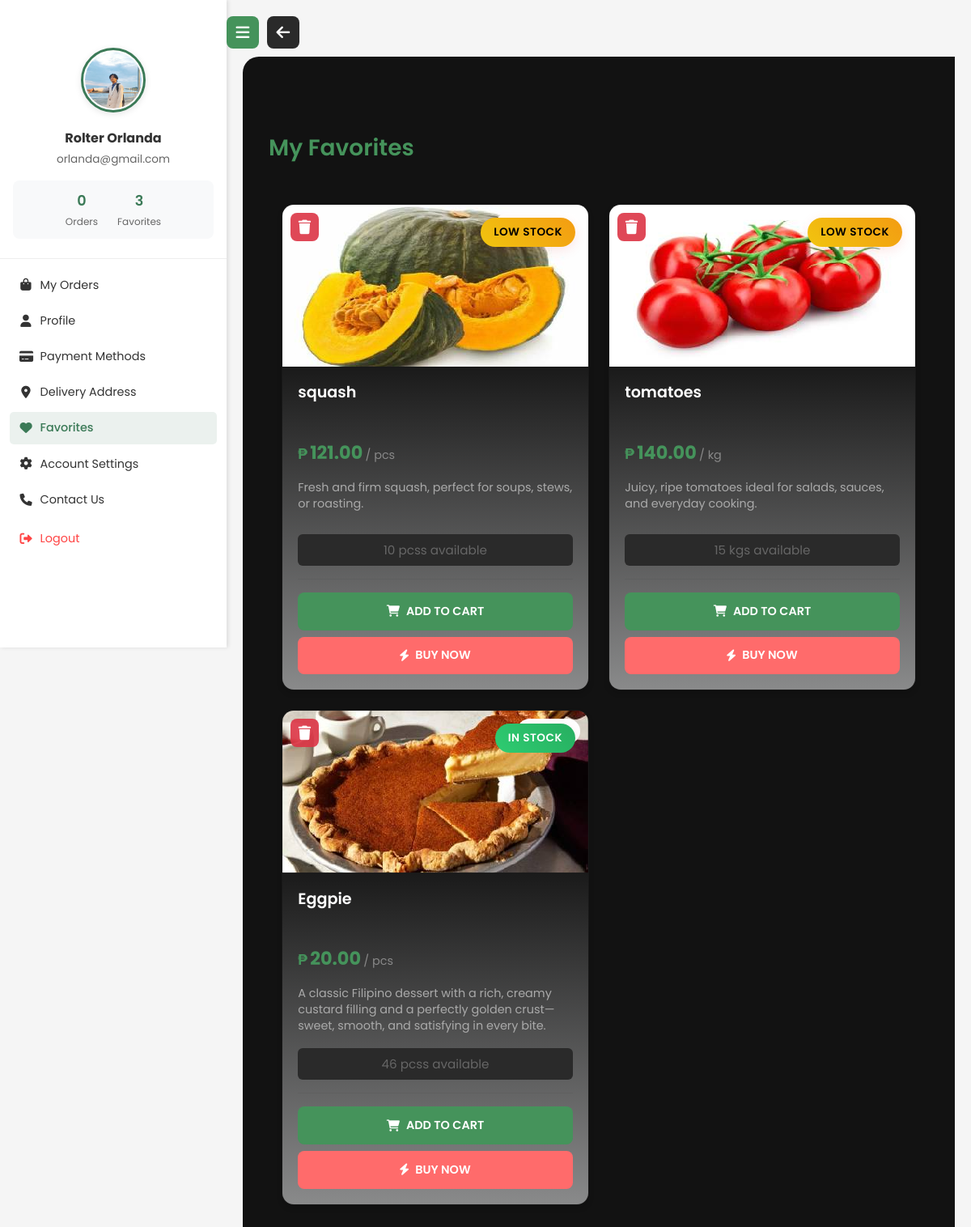
The page /user-dashboard/favorite.php (signed in) on the database its author committed.
### tables this page shows
CREATE TABLE `users` (
  `user_id` int(11) NOT NULL,
  `username` varchar(50) NOT NULL,
  `first_name` varchar(50) NOT NULL,
  `last_name` varchar(50) NOT NULL,
  `email` varchar(100) NOT NULL,
  `phone_number` varchar(20) DEFAULT NULL,
  `password` varchar(255) NOT NULL,
  `full_name` varchar(100) GENERATED ALWAYS AS (concat(`first_name`,' ',`last_name`)) STORED,
  `profile_image` varchar(255) DEFAULT NULL,
  `role` enum('admin','customer','staff') NOT NULL DEFAULT 'customer',
  `created_at` timestamp NOT NULL DEFAULT current_timestamp(),
  `last_login` timestamp NULL DEFAULT NULL,
  `active` tinyint(1) DEFAULT 1,
  `phone` varchar(20) DEFAULT NULL,
  `birth_date` date DEFAULT NULL
);

CREATE TABLE `favorites` (
  `favorite_id` int(11) NOT NULL,
  `user_id` int(11) NOT NULL,
  `product_id` int(11) NOT NULL,
  `created_at` timestamp NOT NULL DEFAULT current_timestamp()
);

CREATE TABLE `products` (
  `id` int(11) NOT NULL,
  `name` varchar(100) NOT NULL,
  `category` varchar(50) NOT NULL,
  `price` decimal(10,2) NOT NULL,
  `unit` varchar(10) NOT NULL,
  `stock` int(11) NOT NULL DEFAULT 0,
  `status` enum('In Stock','Low Stock','Out of Stock') NOT NULL DEFAULT 'In Stock',
  `description` text DEFAULT NULL,
  `image_path` varchar(255) DEFAULT NULL,
  `created_at` timestamp NOT NULL DEFAULT current_timestamp(),
  `updated_at` timestamp NULL DEFAULT NULL ON UPDATE current_timestamp()
);

### user-dashboard/favorite.php (the view, shortened to what this page needs)
<?php
require_once '../connect.php';
$user_id = $_SESSION['user_id'];
$stmt = $conn->prepare("SELECT * FROM users WHERE user_id = ?");
$stmt->bind_param("i", $user_id);
$stmt->execute();
$result = $stmt->get_result();
$user = $result->fetch_assoc();
$orderCount = 0;
try {
    $orderStmt = $conn->prepare("SELECT COUNT(*) as order_count FROM orders WHERE user_id = ?");
    $orderStmt->bind_param("i", $user_id);
    $orderStmt->execute();
    $orderResult = $orderStmt->get_result();
    $orderCount = $orderResult->fetch_assoc()['order_count'];
} catch (Exception $e) {
    error_log("Error getting order count: " . $e->getMessage());
}
$favoriteCount = 0;
try {
    $favoriteStmt = $conn->prepare("SELECT COUNT(*) as favorite_count FROM favorites WHERE user_id = ?");
    $favoriteStmt->bind_param("i", $user_id);
    $favoriteStmt->execute();
    $favoriteResult = $favoriteStmt->get_result();
    $favoriteCount = $favoriteResult->fetch_assoc()['favorite_count'];
} catch (Exception $e) {
    error_log("Error getting favorite count: " . $e->getMessage());
}
?>
<!DOCTYPE html>
<html lang="en">
<head>
    <link rel="stylesheet" href="https://cdnjs.cloudflare.com/ajax/libs/font-awesome/6.0.0/css/all.min.css">
    <link rel="stylesheet" href="../css/user.css">
    <link rel="stylesheet" href="../css/favorite.css">
</head>
<body>
    <div class="container">
        <aside class="sidebar">
            <div class="toggle-container">
                <button class="toggle-btn" id="sidebarToggle">
                    <i class="fa-solid fa-bars"></i>
                </button>
                <a href="user.php" class="back-button">
                    <i class="fa-solid fa-arrow-left"></i>
                </a>
            </div>
            <div class="user-info">
                <img src="<?php echo !empty($user['profile_image']) ? '../' . $user['profile_image'] : '../assets/images/default-avatar.jpg'; ?>"
                     alt="User Avatar" class="user-avatar">
                <h3><?php echo $user['first_name'] . ' ' . $user['last_name']; ?></h3>
                <p><?php echo $user['email']; ?></p>
                <div class="user-stats">
                    <div class="stat">
                        <div class="stat-number"><?php echo isset($orderCount) ? $orderCount : '0'; ?></div>
                        <div class="stat-label">Orders</div>
                    </div>
                    <div class="stat">
                        <div class="stat-number"><?php echo isset($favoriteCount) ? $favoriteCount : '0'; ?></div>
                        <div class="stat-label">Favorites</div>
                    </div>
                </div>
            </div>
            <ul class="menu-items">
                <li><a href="orders.php"><i class="fa-solid fa-bag-shopping"></i> My Orders</a></li>
                <li><a href="profile.php"><i class="fa-solid fa-user"></i> Profile</a></li>
                <li><a href="payment.php"><i class="fa-solid fa-credit-card"></i> Payment Methods</a></li>
                <li><a href="address.php"><i class="fa-solid fa-location-dot"></i> Delivery Address</a></li>
                <li><a href="favorite.php" class="active"><i class="fa-solid fa-heart"></i> Favorites</a></li>
                <li><a href="settings.php"><i class="fa-solid fa-gear"></i> Account Settings</a></li>
                <li><a href="contact.php"><i class="fa-solid fa-phone"></i> Contact Us</a></li>
                <li><a href="#" onclick="showLogoutModal(); return false;" class="logout-link">
                    <i class="fa-solid fa-right-from-bracket"></i> Logout
                </a></li>
            </ul>
        </aside>
        <main class="main-content">
            <div class="content-wrapper">
                <h1 class="page-title">My Favorites</h1>
                <div class="products-grid">
                    <?php
                    $query = "SELECT p.*, f.favorite_id
                             FROM favorites f
                             JOIN products p ON f.product_id = p.id
                             WHERE f.user_id = ?";
                    $stmt = $conn->prepare($query);
                    $stmt->bind_param("i", $user_id);
                    $stmt->execute();
                    $result = $stmt->get_result();
                    if ($result && $result->num_rows > 0) {
                        while ($product = $result->fetch_assoc()) {
                            $statusClass = '';
                            $badgeText = '';
                            if ($product['stock'] <= 0) {
                                $statusClass = 'out-of-stock';
                                $badgeText = 'Out of Stock';
                            } elseif ($product['stock'] <= 15) {
                                $statusClass = 'low-stock';
                                $badgeText = 'Low Stock';
                            } else {
                                $statusClass = 'in-stock';
                                $badgeText = 'In Stock';
                            }
                            ?>
                            <div class="product-card <?php echo $statusClass; ?>"
                                 data-product-id="<?php echo $product['id']; ?>"
                                 data-stock="<?php echo $product['stock']; ?>"
                                 data-unit="<?php echo $product['unit']; ?>">
                                <button class="remove-favorite" onclick="removeFavorite(<?php echo $product['id']; ?>)">
                                    <i class="fa-solid fa-trash"></i>
                                </button>
                                <div class="product-image-container">
                                    <img src="../<?php echo $product['image_path']; ?>" alt="<?php echo $product['name']; ?>" class="product-image">
                                    <span class="stock-badge"><?php echo $badgeText; ?></span>
                                    <span class="category-badge"><?php echo strtoupper($product['category']); ?></span>
                                </div>
                                <div class="product-info">
                                    <h3 class="product-title"><?php echo $product['name']; ?></h3>
                                    <div class="price-container">
                                        <span class="price-symbol">₱</span>
                                        <span class="price-amount"><?php echo number_format($product['price'], 2); ?></span>
                                        <span class="price-unit">/ <?php echo $product['unit']; ?></span>
                                    </div>
                                    <p class="product-description"><?php echo $product['description']; ?></p>
                                    <div class="stock-info">
                                        <?php echo $product['stock']; ?> <?php echo $product['unit'] . ($product['stock'] > 1 ? 's' : ''); ?> available
                                    </div>
                                    <div class="product-actions">
                                        <button class="add-to-cart-btn" onclick="addToCart(<?php echo $product['id']; ?>)" <?php echo ($product['stock'] <= 0) ? 'disabled' : ''; ?>>
                                            <i class="fa-solid fa-cart-shopping"></i>
                                            ADD TO CART
                                        </button>
                                        <button class="buy-now-btn"
                                            onclick="showBuyModal({
                                                id: <?php echo $product['id']; ?>,
                                                name: '<?php echo addslashes($product['name']); ?>',
                                                price: <?php echo $product['price']; ?>,
                                                image: '../<?php echo $product['image_path']; ?>',
                                                stock: <?php echo $product['stock']; ?>,
                                                unit: '<?php echo $product['unit']; ?>'
                                            })"
                                            <?php echo ($product['stock'] <= 0) ? 'disabled' : ''; ?>>
                                            <i class="fa-solid fa-bolt"></i>
                                            BUY NOW
                                        </button>
                                    </div>
                                </div>
                            </div>
                            <?php
                        }
                    }
                    ?>
                </div>
            </div>
        </main>
    </div>
</body>
</html>

### css/user.css (style rules this page uses)
* { margin: 0; padding: 0; box-sizing: border-box; font-family: 'Poppins', sans-serif; }
:root { --primary-color: #3b7a57; --secondary-color: #2c5a3f; --text-color: #333; --bg-color: #f5f5f5; }
body { background-color: var(--bg-color); min-height: 100vh; overflow-x: hidden; }
.container { display: flex; position: relative; margin-top: 60px; min-height: calc(100vh - 60px); }
.sidebar { width: 280px; background: white; height: 100vh; position: fixed; left: 0; top: 0; transition: all 0.3s ease; z-index: 999; padding-top: 15px; box-shadow: 2px 0 5px rgba(0,0,0,0.1); overflow-y: auto; }
.main-content { margin-left: 280px; padding: 20px; transition: all 0.3s ease; min-height: calc(100vh - 60px); margin-top: 10px; }
.toggle-btn { position: sticky; top: 0; z-index: 10; }
.products-grid { display: grid; grid-template-columns: repeat(auto-fill, minmax(300px, 1fr)); gap: 1.5rem; padding: 1.5rem; margin: 28px auto; max-width: 1600px; justify-content: center; }
.product-card { width: 100%; background: white; border-radius: 16px; overflow: hidden; box-shadow: 0 12px 24px rgba(0, 0, 0, 0.07); transition: all 0.4s cubic-bezier(0.175, 0.885, 0.32, 1.275); position: relative; display: flex; flex-direction: column; height: 100%; min-height: 520px; border: 1px solid rgba(0, 0, 0, 0.07); margin: 0 auto; }
@media (max-width: 1399px) and (min-width: 1024px) { .products-grid { grid-template-columns: repeat(3, minmax(300px, 1fr)); } }
.product-image { width: 100%; height: 200px; object-fit: cover; transition: all 0.4s ease; }
.product-info { padding: 1.5rem; display: flex; flex-direction: column; flex: 1; justify-content: space-between; background: linear-gradient(180deg, rgba(255,255,255,0) 0%, rgba(248,249,250,0.5) 100%); }
.product-title { font-size: 1.1rem; font-weight: 600; margin: 0.5rem 0; color: var(--text-color); line-height: 1.4; height: 3.2em; }
.product-description { font-size: 0.95rem; color: #666; margin: 0.75rem 0 0.5rem 0; line-height: 1.6; height: auto; min-height: 3.5em; }
.product-actions { display: grid; grid-template-columns: 1fr auto; gap: 0.75rem; margin-top: 1rem; padding-top: 1rem; border-top: 1px solid rgba(0, 0, 0, 0.05); }
.stock-badge { position: absolute; top: 1rem; right: 1rem; padding: 0.5rem 1rem; border-radius: 25px; color: white; font-size: 0.85rem; font-weight: 600; z-index: 2; box-shadow: 0 4px 15px rgba(228, 9, 9, 0.1); background-color: rgba(0, 0, 0, 0.7); text-transform: uppercase; letter-spacing: 0.5px; }
.in-stock .stock-badge { background: linear-gradient(45deg, #2ecc71, #27ae60); }
.low-stock .stock-badge { background: linear-gradient(45deg, #f1c40f, #f39c12); color: #000; }

### user-dashboard/favorite.php (style rules this page uses)
body .container .main-content .products-grid .product-card, .product-card { transition: none !important; transform: none !important; box-shadow: 0 4px 6px rgba(0, 0, 0, 0.15) !important; will-change: auto !important; }
.product-card .product-image-container { overflow: visible !important; background: transparent !important; transform: none !important; filter: none !important; transition: none !important; }
.product-card .product-image-container .product-image, .product-image { filter: none !important; -webkit-filter: none !important; image-rendering: crisp-edges !important; image-rendering: pixelated !important; transform: none !important; transition: none !important; opacity: 1 !important; outline: 1px solid transparent !important; backface-visibility: hidden !important; -webkit-backface-visibility: hidden !important; }
.product-card .product-image-container::before, .product-card .product-image-container::after, .product-card .product-image::before, .product-card .product-image::after { display: none !important; }
body { text-rendering: optimizeLegibility !important; -webkit-font-smoothing: antialiased !important; -moz-osx-font-smoothing: grayscale !important; font-smooth: never !important; -webkit-font-smoothing: none !important; }

### rows shown on the page
users: profile_image (picture), first_name "Rolter", last_name "Orlanda", email "orlanda@gmail.com"
favorites: product.name (picture), product.stock "LOW STOCK", product.category "VEGETABLES", product.name "squash", product.price "121.00", product.unit "pcs", product.description "Fresh and firm squash, perfect for soups, stews, or roasting.", product.stock "10"
favorites: product.name (picture), product.stock "LOW STOCK", product.category "FRUITS", product.name "tomatoes", product.price "140.00", product.unit "kg", product.description "Juicy, ripe tomatoes ideal for salads, sauces, and everyday cooking.", product.stock "15"
favorites: product.image_path (picture), product.stock "IN STOCK", product.category "BAKERY", product.name "Eggpie", product.price "20.00", product.unit "pcs", product.description "A classic Filipino dessert with a rich, creamy custard filling and a perfectly golden crust—sweet, smooth, and satisfying in every bite.", product.stock "46"

### other values the page prints
$orderCount "0"
$favoriteCount "3"
